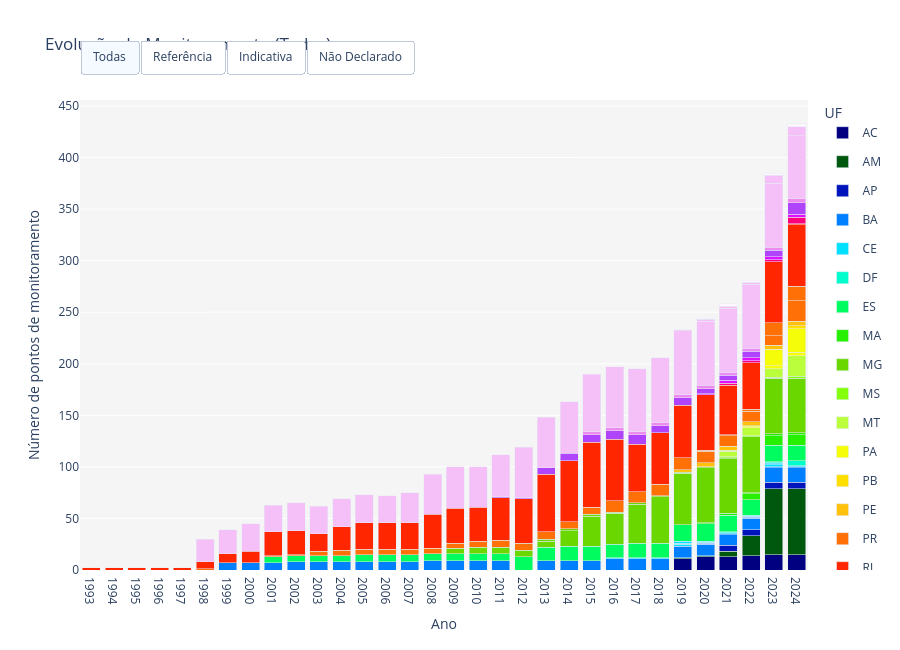

Here is the notebook cell this chart was saved with:
### Markdown cell above
<div style="text-align: justify">Foram contabilizadas 577 estações de monitoramento da qualidade do ar no Brasil (ano base 2024), representando um acréscimo de 98 estações em relação ao relatório anterior (ano base 2023). Do conjunto de estações em 2024, 371 utilizam método de referência ou equivalente, o que corresponde a uma redução de 14 unidades em comparação ao levantamento anterior. As estações indicativas somam 197, representando um aumento de 103 unidades em relação a 2023. Em 9 estações, o método de monitoramento não foi informado pela UF. </div><br/>

<div style="text-align: justify">Os números reportados acima referem-se às instalações físicas com infraestrutura para abrigar os equipamentos de medição das concentrações de poluentes. Vale ressaltar que uma mesma estação de monitoramento pode medir, simultaneamente, múltiplos poluentes. </div>

<div style="text-align: justify">Neste caso, nas seguintes seções do relatório, alguns resultados são organizados e discutidos de acordo com o número de pontos de monitoramento disponíveis para cada poluente específico. </div>

```{note}
É importante destacar que as estações indicativas são integradas em plataformas internacionais com finalidade científica, exploratória e informativa. A gestão dos dados ocorre por meio da integração dos equipamentos na plataforma. Em alguns casos, a operação e supervisão é realizada pelos OEMA. 
Estas estações são equipadas com instrumentos e sensores não considerados equivalentes às estações de referência. As estações indicativas são capazes de monitorar a concentração de alguns poluentes atmosféricos em tempo real, no entanto, podem apresentar um grau de incerteza relevante em relação ao dado gerado, principalmente quando não são calibradas e operadas adequadamente.
```

<div style="text-align: justify">É importante ressaltar que as estações indicativas não atendem aos critérios estabelecidos pelo Guia Técnico para o Monitoramento e Avaliação da Qualidade do Ar <cite id="ip3dh"><a href="#zotero%7C22267313%2FM8BLF2PV">(BRASIL, 2020)</a></cite>, mas podem fornecer informações relevantes sobre a qualidade do ar, principalmente em locais sem nenhuma estação de referência ou equivalente.</div>

```{note}
As estações sem registro de início e fim de operação foram contabilizadas apenas nos anos de 2023 e 2024. Alguns períodos de operação foram estimados a partir da data de instalação e operação.
```

<div style="text-align: justify">As Figuras 20, 21 e 22 mostram, respectivamente, a evolução do número de estações de monitoramento em cada UF no Brasil, variação anual de estações na rede estadual, e o número de pontos de monitoramento por poluente que foram registrados na base de dados desenvolvida neste relatório. Na Figura 22 foram considerados apenas os pontos de monitoramento que possuem registro de início e fim de operação.</div><br/>

### Code cell
# -*- coding: utf-8 -*-
import plotly.graph_objects as go
import plotly.express as px 
import pandas as pd
import numpy as np
import os
# from IPython.display import HTML # REMOVIDO para compatibilidade com o ambiente

# Correção Matplotlib: Usamos o registro de colormaps e o módulo de cores
from matplotlib import colormaps as m_colormaps 
from matplotlib import colors as mcolors 

# ===========================
# 1. Caminhos e Leitura
# ===========================
rootPath = os.path.dirname(os.getcwd())
aqm_path = os.path.join(rootPath, "data", "Monitoramento_QAr_BR.csv")
try:
    # Tenta o caminho original do usuário
    aqmData = pd.read_csv(aqm_path)
except:
    # Tentativa alternativa para leitura direta do diretório de trabalho
    aqmData = pd.read_csv("Monitoramento_QAr_BR.csv")

# ===========================
# 1. Caminhos e Leitura (CORRIGIDO PARA O BUILD)
# ===========================
rootPath = os.path.dirname(os.getcwd())
data_path = os.path.join(rootPath, "data", "Monitoramento_QAr_BR.csv")

try:
    # 1. Tenta o caminho relativo ao diretório de trabalho
    aqmData = pd.read_csv(data_path)
except FileNotFoundError:
    # 2. Se falhar, tenta ler o arquivo diretamente do diretório atual
    try:
        aqmData = pd.read_csv("Monitoramento_QAr_BR.csv")
    except FileNotFoundError:
        # Se ainda falhar, levanta o erro com uma mensagem útil.
        raise FileNotFoundError("Arquivo 'Monitoramento_QAr_BR.csv' não encontrado. Verifique se ele está na pasta 'data' ou no diretório atual.")
# Se o erro persistir, verifique se a pasta 'data' foi incluída no build final
# ===========================
# 2. Limpeza e Padronização da Categoria
# ===========================
if 'CATEGORIA' not in aqmData.columns:
    aqmData['CATEGORIA'] = 'Não declarado'

# Padroniza strings
aqmData['CATEGORIA'] = aqmData['CATEGORIA'].fillna('Não declarado').astype(str).str.strip().str.capitalize()

# Mapa de correção
correction_map = {
    'Referencia': 'Referência',
    'Indicativa': 'Indicativa',
    'Nao declarado': 'Não declarado',
    'Nao declarada': 'Não declarado',
    'Não declarada': 'Não declarado'
}
aqmData['CATEGORIA'] = aqmData['CATEGORIA'].replace(correction_map)

# Filtra apenas as categorias válidas
valid_cats = ['Referência', 'Indicativa', 'Não declarado']
aqmData.loc[~aqmData['CATEGORIA'].isin(valid_cats), 'CATEGORIA'] = 'Não declarado'

# ===========================
# 3. Tratamento dos Anos (Explode)
# ===========================
if aqmData["ANOS_MONITORADOS"].dtype == object:
    aqmData["ANOS_MONITORADOS"] = aqmData["ANOS_MONITORADOS"].apply(
        lambda x: [int(y) for y in str(x)
                   .replace("[","").replace("]","").replace("'", "")
                   .split(",") if y.strip().isdigit()]
    )

df_exploded = aqmData.explode("ANOS_MONITORADOS")
df_exploded = df_exploded.dropna(subset=['ANOS_MONITORADOS'])
df_exploded['ANOS_MONITORADOS'] = df_exploded['ANOS_MONITORADOS'].astype(int)

# ===========================
# 4. Agregação
# ===========================
df_counts = (
    df_exploded.groupby(['ANOS_MONITORADOS', 'UF', 'CATEGORIA'])['ID_OEMA']
    .nunique()
    .reset_index(name='Num_Stations')
)
df_counts = df_counts[df_counts['ANOS_MONITORADOS'] <= 2024]

# Listas básicas
anos = sorted(df_counts['ANOS_MONITORADOS'].unique())
ufs = sorted(df_counts['UF'].unique()) 
categorias = ['Referência', 'Indicativa', 'Não declarado']

# ===========================
# 5. Configuração de Cores Originais - MODIFICADO (Matplotlib + Correção Deprecation)
# ===========================
n_colors = len(ufs)

# OBTENDO O COLORMAP DE FORMA MODERNA PARA EVITAR MatplotlibDeprecationWarning
cmap = m_colormaps['gist_ncar'] 

# Gera n_colors pontos linearmente espaçados no colormap
sample_points = np.linspace(0, 1, n_colors) 

# Converte as cores RGB do Matplotlib para o formato Hex (Plotly)
color_sequence = [mcolors.rgb2hex(cmap(i)) for i in sample_points]

# Criamos um dicionário UF -> Cor
color_map = {}
for i, uf in enumerate(ufs):
    color_map[uf] = color_sequence[i]

# ===========================
# 6. Construção do Gráfico com Botões
# ===========================
fig_bars = go.Figure()

# Listas para controlar a visibilidade
visibility_all = []
visibility_ref = []
visibility_ind = []
visibility_nd = []

for uf in ufs:
    df_uf_total = df_counts[df_counts['UF'] == uf]
    show_legend_uf = True 
    
    for cat in categorias:
        df_plot = df_uf_total[df_uf_total['CATEGORIA'] == cat].sort_values('ANOS_MONITORADOS')
        
        if not df_plot.empty:
            fig_bars.add_trace(go.Bar(
                x=df_plot['ANOS_MONITORADOS'],
                y=df_plot['Num_Stations'],
                name=uf, 
                legendgroup=uf, 
                showlegend=show_legend_uf,
                marker_color=color_map[uf],
                customdata=[cat] * len(df_plot),
                hovertemplate=f"<b>{uf}</b><br>Ano: %{{x}}<br>Total: %{{y}}<br>Tipo: {cat}<extra></extra>"
            ))
            
            show_legend_uf = False 
            
            # Lógica dos Botões
            visibility_all.append(True)
            visibility_ref.append(True if cat == 'Referência' else False)
            visibility_ind.append(True if cat == 'Indicativa' else False)
            visibility_nd.append(True if cat == 'Não declarado' else False)

# Configuração dos Botões
updatemenus = [
    dict(
        type="buttons",
        direction="left",
        pad={"r": 10, "t": 10},
        showactive=True,
        x=0.0,
        xanchor="left",
        y=1.15,
        yanchor="top",
        buttons=list([
            dict(label="Todas", method="update", 
                 args=[{"visible": visibility_all}, {"title": "Evolução do Monitoramento (Todas)"}]),
            dict(label="Referência", method="update", 
                 args=[{"visible": visibility_ref}, {"title": "Evolução do Monitoramento (Referência)"}]),
            dict(label="Indicativa", method="update", 
                 args=[{"visible": visibility_ind}, {"title": "Evolução do Monitoramento (Indicativa)"}]),
            dict(label="Não Declarado", method="update", 
                 args=[{"visible": visibility_nd}, {"title": "Evolução do Monitoramento (Não Declarado)"}]),

        ]),
    )
]

# Layout
layout_style = dict(
    title="Evolução do Monitoramento (Todas)", 
    plot_bgcolor="whitesmoke",
    paper_bgcolor="white",
    hovermode='x unified',
    legend_title="UF",
    height=650,
    updatemenus=updatemenus
)

fig_bars.update_layout(
    **layout_style,
    barmode='stack',
    xaxis_title="Ano",
    yaxis_title="Número de pontos de monitoramento",
    xaxis=dict(type='linear', tickmode='array', tickvals=anos, ticktext=anos)
)

# Exportar
html_path = os.path.join(rootPath, "_static", "monitoramento", "fig_num_pontos_UF_interactive.html")
os.makedirs(os.path.dirname(html_path), exist_ok=True)
fig_bars.write_html(html_path, include_plotlyjs="cdn")

# Mostrar a figura (o ambiente deve renderizar o objeto Plotly)
fig_bars

### Figure 1 — Plotly figure (JSON) as saved in the notebook; plotly's stock layout.template omitted (floating-point values rounded to 4 significant figures)
{"data": [{"customdata": ["Indicativa", "Indicativa", "Indicativa", "Indicativa", "Indicativa", "Indicativa"], "hovertemplate": "<b>AC</b><br>Ano: %{x}<br>Total: %{y}<br>Tipo: Indicativa<extra></extra>", "legendgroup": "AC", "marker": {"color": "#000080"}, "name": "AC", "showlegend": true, "type": "bar", "x": [2019, 2020, 2021, 2022, 2023, 2024], "y": [11, 13, 13, 14, 15, 15]}, {"customdata": ["Indicativa", "Indicativa", "Indicativa", "Indicativa", "Indicativa", "Indicativa"], "hovertemplate": "<b>AM</b><br>Ano: %{x}<br>Total: %{y}<br>Tipo: Indicativa<extra></extra>", "legendgroup": "AM", "marker": {"color": "#00580f"}, "name": "AM", "showlegend": true, "type": "bar", "x": [2019, 2020, 2021, 2022, 2023, 2024], "y": [1, 1, 5, 19, 64, 64]}, {"customdata": ["Indicativa", "Indicativa", "Indicativa", "Indicativa"], "hovertemplate": "<b>AP</b><br>Ano: %{x}<br>Total: %{y}<br>Tipo: Indicativa<extra></extra>", "legendgroup": "AP", "marker": {"color": "#0014bc"}, "name": "AP", "showlegend": true, "type": "bar", "x": [2021, 2022, 2023, 2024], "y": [6, 6, 6, 6]}, {"customdata": ["Referência", "Referência", "Referência", "Referência", "Referência", "Referência", "Referência", "Referência", "Referência", "Referência", "Referência", "Referência", "Referência", "Referência", "Referência", "Referência", "Referência", "Referência", "Referência", "Referência", "Referência", "Referência", "Referência", "Referência", "Referência"], "hovertemplate": "<b>BA</b><br>Ano: %{x}<br>Total: %{y}<br>Tipo: Referência<extra></extra>", "legendgroup": "BA", "marker": {"color": "#007fff"}, "name": "BA", "showlegend": true, "type": "bar", "x": [1999, 2000, 2001, 2002, 2003, 2004, 2005, 2006, 2007, 2008, 2009, 2010, 2011, 2013, 2014, 2015, 2016, 2017, 2018, 2019, 2020, 2021, 2022, 2023, 2024], "y": [7, 7, 7, 8, 8, 8, 8, 8, 8, 9, 9, 9, 9, 9, 9, 9, 11, 11, 11, 11, 11, 10, 11, 14, 14]}, {"customdata": ["Indicativa", "Indicativa", "Indicativa", "Indicativa", "Indicativa"], "hovertemplate": "<b>BA</b><br>Ano: %{x}<br>Total: %{y}<br>Tipo: Indicativa<extra></extra>", "legendgroup": "BA", "marker": {"color": "#007fff"}, "name": "BA", "showlegend": false, "type": "bar", "x": [2020, 2021, 2022, 2023, 2024], "y": [1, 1, 1, 1, 1]}, {"customdata": ["Referência", "Referência"], "hovertemplate": "<b>CE</b><br>Ano: %{x}<br>Total: %{y}<br>Tipo: Referência<extra></extra>", "legendgroup": "CE", "marker": {"color": "#00e0ff"}, "name": "CE", "showlegend": true, "type": "bar", "x": [2019, 2023], "y": [2, 2]}, {"customdata": ["Indicativa", "Indicativa", "Indicativa", "Indicativa", "Indicativa", "Indicativa"], "hovertemplate": "<b>CE</b><br>Ano: %{x}<br>Total: %{y}<br>Tipo: Indicativa<extra></extra>", "legendgroup": "CE", "marker": {"color": "#00e0ff"}, "name": "CE", "showlegend": false, "type": "bar", "x": [2019, 2020, 2021, 2022, 2023, 2024], "y": [1, 1, 1, 1, 1, 1]}, {"customdata": ["Não declarado", "Não declarado", "Não declarado", "Não declarado", "Não declarado", "Não declarado"], "hovertemplate": "<b>CE</b><br>Ano: %{x}<br>Total: %{y}<br>Tipo: Não declarado<extra></extra>", "legendgroup": "CE", "marker": {"color": "#00e0ff"}, "name": "CE", "showlegend": false, "type": "bar", "x": [2016, 2017, 2018, 2019, 2020, 2023], "y": [1, 1, 1, 2, 1, 1]}, {"customdata": ["Indicativa", "Indicativa", "Indicativa", "Indicativa"], "hovertemplate": "<b>DF</b><br>Ano: %{x}<br>Total: %{y}<br>Tipo: Indicativa<extra></extra>", "legendgroup": "DF", "marker": {"color": "#00fdcb"}, "name": "DF", "showlegend": true, "type": "bar", "x": [2021, 2022, 2023, 2024], "y": [1, 1, 1, 5]}, {"customdata": ["Referência", "Referência", "Referência", "Referência", "Referência", "Referência", "Referência", "Referência", "Referência", "Referência", "Referência", "Referência", "Referência", "Referência", "Referência", "Referência", "Referência", "Referência", "Referência", "Referência", "Referência", "Referência", "Referência", "Referência"], "hovertemplate": "<b>ES</b><br>Ano: %{x}<br>Total: %{y}<br>Tipo: Referência<extra></extra>", "legendgroup": "ES", "marker": {"color": "#00fc5e"}, "name": "ES", "showlegend": true, "type": "bar", "x": [2001, 2002, 2003, 2004, 2005, 2006, 2007, 2008, 2009, 2010, 2011, 2012, 2013, 2014, 2015, 2016, 2017, 2018, 2019, 2020, 2021, 2022, 2023, 2024], "y": [6, 6, 6, 6, 7, 7, 7, 7, 7, 7, 7, 13, 13, 14, 14, 13, 14, 14, 16, 17, 16, 15, 16, 15]}, {"customdata": ["Referência", "Referência", "Referência", "Referência", "Referência"], "hovertemplate": "<b>MA</b><br>Ano: %{x}<br>Total: %{y}<br>Tipo: Referência<extra></extra>", "legendgroup": "MA", "marker": {"color": "#26f000"}, "name": "MA", "showlegend": true, "type": "bar", "x": [2020, 2021, 2022, 2023, 2024], "y": [1, 2, 6, 9, 10]}, {"customdata": ["Não declarado", "Não declarado", "Não declarado"], "hovertemplate": "<b>MA</b><br>Ano: %{x}<br>Total: %{y}<br>Tipo: Não declarado<extra></extra>", "legendgroup": "MA", "marker": {"color": "#26f000"}, "name": "MA", "showlegend": false, "type": "bar", "x": [2022, 2023, 2024], "y": [1, 2, 2]}, {"customdata": ["Referência", "Referência", "Referência", "Referência", "Referência", "Referência", "Referência", "Referência", "Referência", "Referência", "Referência", "Referência", "Referência", "Referência", "Referência", "Referência"], "hovertemplate": "<b>MG</b><br>Ano: %{x}<br>Total: %{y}<br>Tipo: Referência<extra></extra>", "legendgroup": "MG", "marker": {"color": "#6ad800"}, "name": "MG", "showlegend": true, "type": "bar", "x": [2009, 2010, 2011, 2012, 2013, 2014, 2015, 2016, 2017, 2018, 2019, 2020, 2021, 2022, 2023, 2024], "y": [5, 6, 6, 6, 6, 15, 29, 30, 38, 45, 50, 53, 53, 54, 54, 53]}, {"customdata": ["Não declarado", "Não declarado", "Não declarado", "Não declarado", "Não declarado", "Não declarado", "Não declarado", "Não declarado", "Não declarado"], "hovertemplate": "<b>MG</b><br>Ano: %{x}<br>Total: %{y}<br>Tipo: Não declarado<extra></extra>", "legendgroup": "MG", "marker": {"color": "#6ad800"}, "name": "MG", "showlegend": false, "type": "bar", "x": [2013, 2014, 2015, 2016, 2017, 2018, 2019, 2020, 2021], "y": [2, 2, 2, 1, 1, 1, 1, 1, 1]}, {"customdata": ["Indicativa", "Indicativa", "Indicativa", "Indicativa"], "hovertemplate": "<b>MS</b><br>Ano: %{x}<br>Total: %{y}<br>Tipo: Indicativa<extra></extra>", "legendgroup": "MS", "marker": {"color": "#84ff0c"}, "name": "MS", "showlegend": true, "type": "bar", "x": [2021, 2022, 2023, 2024], "y": [1, 1, 1, 2]}, {"customdata": ["Indicativa", "Indicativa", "Indicativa", "Indicativa"], "hovertemplate": "<b>MT</b><br>Ano: %{x}<br>Total: %{y}<br>Tipo: Indicativa<extra></extra>", "legendgroup": "MT", "marker": {"color": "#bbff3c"}, "name": "MT", "showlegend": true, "type": "bar", "x": [2021, 2022, 2023, 2024], "y": [5, 8, 8, 20]}, {"customdata": ["Referência", "Referência", "Referência"], "hovertemplate": "<b>PA</b><br>Ano: %{x}<br>Total: %{y}<br>Tipo: Referência<extra></extra>", "legendgroup": "PA", "marker": {"color": "#f6fd08"}, "name": "PA", "showlegend": true, "type": "bar", "x": [2022, 2023, 2024], "y": [1, 3, 3]}, {"customdata": ["Indicativa", "Indicativa", "Indicativa", "Indicativa"], "hovertemplate": "<b>PA</b><br>Ano: %{x}<br>Total: %{y}<br>Tipo: Indicativa<extra></extra>", "legendgroup": "PA", "marker": {"color": "#f6fd08"}, "name": "PA", "showlegend": false, "type": "bar", "x": [2021, 2022, 2023, 2024], "y": [1, 1, 16, 23]}, {"customdata": ["Não declarado"], "hovertemplate": "<b>PB</b><br>Ano: %{x}<br>Total: %{y}<br>Tipo: Não declarado<extra></extra>", "legendgroup": "PB", "marker": {"color": "#ffdf00"}, "name": "PB", "showlegend": true, "type": "bar", "x": [2024], "y": [3]}, {"customdata": ["Referência", "Referência", "Referência", "Referência", "Referência", "Referência"], "hovertemplate": "<b>PE</b><br>Ano: %{x}<br>Total: %{y}<br>Tipo: Referência<extra></extra>", "legendgroup": "PE", "marker": {"color": "#ffc10b"}, "name": "PE", "showlegend": true, "type": "bar", "x": [2019, 2020, 2021, 2022, 2023, 2024], "y": [2, 4, 4, 4, 4, 4]}, {"customdata": ["Referência", "Referência", "Referência", "Referência", "Referência", "Referência", "Referência", "Referência", "Referência", "Referência", "Referência", "Referência", "Referência", "Referência", "Referência", "Referência", "Referência", "Referência", "Referência", "Referência", "Referência", "Referência", "Referência", "Referência", "Referência"], "hovertemplate": "<b>PR</b><br>Ano: %{x}<br>Total: %{y}<br>Tipo: Referência<extra></extra>", "legendgroup": "PR", "marker": {"color": "#ff7006"}, "name": "PR", "showlegend": true, "type": "bar", "x": [1998, 2001, 2002, 2003, 2004, 2005, 2006, 2007, 2008, 2009, 2010, 2011, 2012, 2013, 2014, 2015, 2016, 2017, 2018, 2019, 2020, 2021, 2022, 2023, 2024], "y": [1, 1, 1, 4, 5, 5, 5, 5, 5, 5, 6, 7, 7, 7, 7, 7, 11, 11, 11, 12, 11, 10, 10, 9, 20]}, {"customdata": ["Indicativa", "Indicativa", "Indicativa", "Indicativa", "Indicativa"], "hovertemplate": "<b>PR</b><br>Ano: %{x}<br>Total: %{y}<br>Tipo: Indicativa<extra></extra>", "legendgroup": "PR", "marker": {"color": "#ff7006"}, "name": "PR", "showlegend": false, "type": "bar", "x": [2020, 2021, 2022, 2023, 2024], "y": [1, 1, 2, 13, 14]}, {"customdata": ["Referência", "Referência", "Referência", "Referência", "Referência", "Referência", "Referência", "Referência", "Referência", "Referência", "Referência", "Referência", "Referência", "Referência", "Referência", "Referência", "Referência", "Referência", "Referência", "Referência", "Referência", "Referência", "Referência", "Referência", "Referência", "Referência", "Referência", "Referência", "Referência", "Referência", "Referência", "Referência"], "hovertemplate": "<b>RJ</b><br>Ano: %{x}<br>Total: %{y}<br>Tipo: Referência<extra></extra>", "legendgroup": "RJ", "marker": {"color": "#ff2600"}, "name": "RJ", "showlegend": true, "type": "bar", "x": [1993, 1994, 1995, 1996, 1997, 1998, 1999, 2000, 2001, 2002, 2003, 2004, 2005, 2006, 2007, 2008, 2009, 2010, 2011, 2012, 2013, 2014, 2015, 2016, 2017, 2018, 2019, 2020, 2021, 2022, 2023, 2024], "y": [2, 2, 2, 2, 2, 7, 9, 11, 23, 23, 17, 23, 26, 26, 26, 33, 34, 33, 41, 43, 56, 59, 63, 60, 46, 50, 51, 54, 48, 45, 59, 60]}, {"customdata": ["Indicativa"], "hovertemplate": "<b>RJ</b><br>Ano: %{x}<br>Total: %{y}<br>Tipo: Indicativa<extra></extra>", "legendgroup": "RJ", "marker": {"color": "#ff2600"}, "name": "RJ", "showlegend": false, "type": "bar", "x": [2024], "y": [1]}, {"customdata": ["Indicativa", "Indicativa", "Indicativa", "Indicativa"], "hovertemplate": "<b>RO</b><br>Ano: %{x}<br>Total: %{y}<br>Tipo: Indicativa<extra></extra>", "legendgroup": "RO", "marker": {"color": "#ff007c"}, "name": "RO", "showlegend": true, "type": "bar", "x": [2021, 2022, 2023, 2024], "y": [2, 2, 2, 6]}, {"customdata": ["Indicativa", "Indicativa", "Indicativa", "Indicativa", "Indicativa"], "hovertemplate": "<b>RR</b><br>Ano: %{x}<br>Total: %{y}<br>Tipo: Indicativa<extra></extra>", "legendgroup": "RR", "marker": {"color": "#dd11ff"}, "name": "RR", "showlegend": true, "type": "bar", "x": [2020, 2021, 2022, 2023, 2024], "y": [1, 3, 3, 3, 3]}, {"customdata": ["Referência", "Referência", "Referência", "Referência", "Referência", "Referência", "Referência", "Referência", "Referência", "Referência", "Referência", "Referência", "Referência", "Referência"], "hovertemplate": "<b>RS</b><br>Ano: %{x}<br>Total: %{y}<br>Tipo: Referência<extra></extra>", "legendgroup": "RS", "marker": {"color": "#b044fa"}, "name": "RS", "showlegend": true, "type": "bar", "x": [2011, 2012, 2013, 2014, 2015, 2016, 2017, 2018, 2019, 2020, 2021, 2022, 2023, 2024], "y": [1, 1, 6, 7, 7, 8, 9, 7, 7, 5, 5, 6, 6, 11]}, {"customdata": ["Referência", "Referência", "Referência", "Referência", "Referência", "Referência", "Referência", "Referência", "Referência", "Referência"], "hovertemplate": "<b>SC</b><br>Ano: %{x}<br>Total: %{y}<br>Tipo: Referência<extra></extra>", "legendgroup": "SC", "marker": {"color": "#ed89ef"}, "name": "SC", "showlegend": true, "type": "bar", "x": [2015, 2016, 2017, 2018, 2019, 2020, 2021, 2022, 2023, 2024], "y": [3, 3, 3, 3, 3, 3, 3, 3, 3, 4]}, {"customdata": ["Referência", "Referência", "Referência", "Referência", "Referência", "Referência", "Referência", "Referência", "Referência", "Referência", "Referência", "Referência", "Referência", "Referência", "Referência", "Referência", "Referência", "Referência", "Referência", "Referência", "Referência", "Referência", "Referência", "Referência", "Referência", "Referência", "Referência"], "hovertemplate": "<b>SP</b><br>Ano: %{x}<br>Total: %{y}<br>Tipo: Referência<extra></extra>", "legendgroup": "SP", "marker": {"color": "#f5c0f7"}, "name": "SP", "showlegend": true, "type": "bar", "x": [1998, 1999, 2000, 2001, 2002, 2003, 2004, 2005, 2006, 2007, 2008, 2009, 2010, 2011, 2012, 2013, 2014, 2015, 2016, 2017, 2018, 2019, 2020, 2021, 2022, 2023, 2024], "y": [22, 23, 27, 26, 27, 27, 27, 27, 26, 29, 39, 40, 39, 41, 49, 49, 50, 56, 59, 61, 63, 62, 62, 62, 62, 62, 61]}, {"customdata": ["Indicativa", "Indicativa", "Indicativa", "Indicativa", "Indicativa", "Indicativa"], "hovertemplate": "<b>SP</b><br>Ano: %{x}<br>Total: %{y}<br>Tipo: Indicativa<extra></extra>", "legendgroup": "SP", "marker": {"color": "#f5c0f7"}, "name": "SP", "showlegend": false, "type": "bar", "x": [2019, 2020, 2021, 2022, 2023, 2024], "y": [1, 2, 2, 2, 8, 9]}, {"customdata": ["Indicativa", "Indicativa", "Indicativa", "Indicativa", "Indicativa"], "hovertemplate": "<b>TO</b><br>Ano: %{x}<br>Total: %{y}<br>Tipo: Indicativa<extra></extra>", "legendgroup": "TO", "marker": {"color": "#fef8fe"}, "name": "TO", "showlegend": true, "type": "bar", "x": [2020, 2021, 2022, 2023, 2024], "y": [1, 2, 2, 2, 3]}], "layout": {"barmode": "stack", "height": 650, "hovermode": "x unified", "legend": {"title": {"text": "UF"}}, "paper_bgcolor": "white", "plot_bgcolor": "whitesmoke", "title": {"text": "Evolução do Monitoramento (Todas)"}, "updatemenus": [{"buttons": [{"args": [{"visible": [true, true, true, true, true, true, true, true, true, true, true, true, true, true, true, true, true, true, true, true, true, true, true, true, true, true, true, true, true, true, true]}, {"title": "Evolução do Monitoramento (Todas)"}], "label": "Todas", "method": "update"}, {"args": [{"visible": [false, false, false, true, false, true, false, false, false, true, true, false, true, false, false, false, true, false, false, true, true, false, true, false, false, false, true, true, true, false, false]}, {"title": "Evolução do Monitoramento (Referência)"}], "label": "Referência", "method": "update"}, {"args": [{"visible": [true, true, true, false, true, false, true, false, true, false, false, false, false, false, true, true, false, true, false, false, false, true, false, true, true, true, false, false, false, true, true]}, {"title": "Evolução do Monitoramento (Indicativa)"}], "label": "Indicativa", "method": "update"}, {"args": [{"visible": [false, false, false, false, false, false, false, true, false, false, false, true, false, true, false, false, false, false, true, false, false, false, false, false, false, false, false, false, false, false, false]}, {"title": "Evolução do Monitoramento (Não Declarado)"}], "label": "Não Declarado", "method": "update"}], "direction": "left", "pad": {"r": 10, "t": 10}, "showactive": true, "type": "buttons", "x": 0, "xanchor": "left", "y": 1.15, "yanchor": "top"}], "xaxis": {"tickmode": "array", "ticktext": [1993, 1994, 1995, 1996, 1997, 1998, 1999, 2000, 2001, 2002, 2003, 2004, 2005, 2006, 2007, 2008, 2009, 2010, 2011, 2012, 2013, 2014, 2015, 2016, 2017, 2018, 2019, 2020, 2021, 2022, 2023, 2024], "tickvals": [1993, 1994, 1995, 1996, 1997, 1998, 1999, 2000, 2001, 2002, 2003, 2004, 2005, 2006, 2007, 2008, 2009, 2010, 2011, 2012, 2013, 2014, 2015, 2016, 2017, 2018, 2019, 2020, 2021, 2022, 2023, 2024], "title": {"text": "Ano"}, "type": "linear"}, "yaxis": {"title": {"text": "Número de pontos de monitoramento"}}}}
